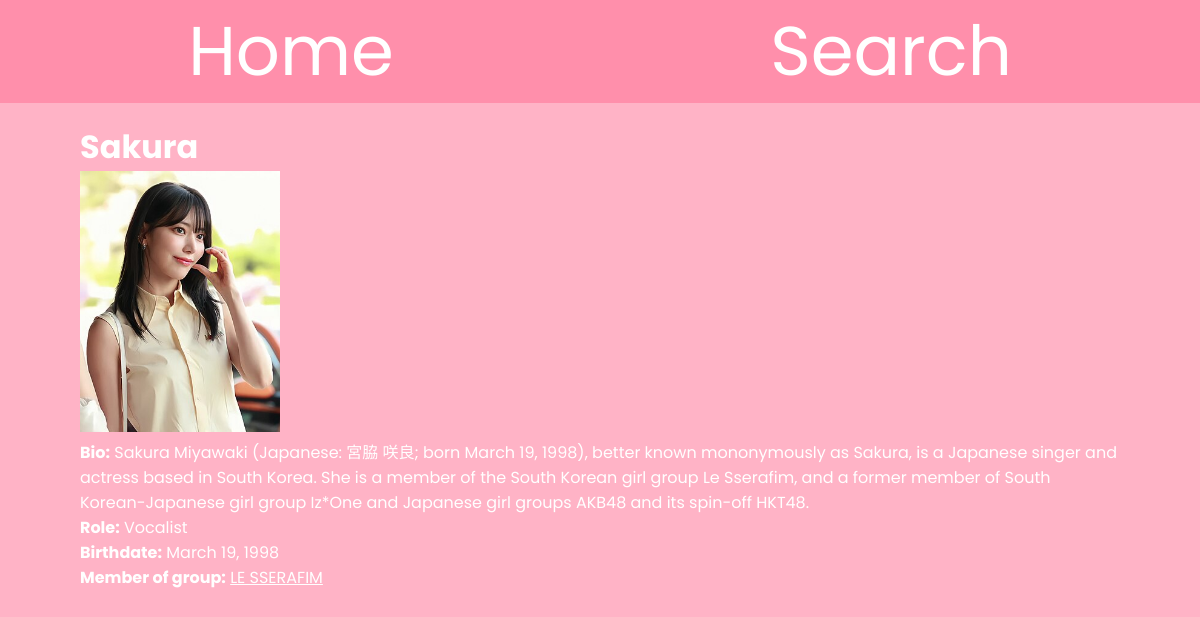
Screenshot of /member/1/ with the database file from the repository.
### main/models.py (models this page shows, shortened)
class GroupMember(models.Model):
    name = models.CharField(max_length=255)
    biography = models.TextField()
    role = models.CharField(max_length=100)
    birth_date = models.DateField()
    photo = models.ImageField(upload_to='members/', blank=True, null=True)
    group = models.ForeignKey(Group, on_delete=models.CASCADE, related_name='members')

class Group(models.Model):
    name = models.CharField(max_length=255)
    description = models.TextField()
    creation_date = models.DateField()
    image = models.ImageField(upload_to='groups/', blank=True, null=True)
    def __str__(self):
        return self.name

### main/views.py (the view)
# urls.py: path('member/<int:pk>/', views.member_detail, name='member_detail'),
def member_detail(request, pk):
    member = get_object_or_404(GroupMember, pk=pk)
    return render(request, 'member_detail.html', {'member': member})

### main/templates/member_detail.html
{% extends '_header.html' %}
{% block content %}
<h1>{{ member.name }}</h1>
<img src="{{ member.photo.url }}" alt="{{ member.name }}" style="max-width: 200px;">
<p><strong>Bio:</strong> {{ member.biography }}</p>
<p><strong>Role:</strong> {{ member.role }}</p>
<p><strong>Birthdate:</strong> {{ member.birth_date }}</p>
<p><strong>Member of group:</strong> <a href="{% url 'group_detail' member.group.id %}">{{member.group}}</a></p>
{% endblock %}

### main/templates/_header.html (style rules this page uses)
* { margin: 0; padding: 0; box-sizing: border-box; font-family: "Poppins", serif; color: white; }
body { background-color: #ffb3c6; }

### rows the page displays
GroupMember: name "Sakura", photo (picture), biography "Sakura Miyawaki (Japanese: 宮脇 咲良; born March 19, 1998), better known mononymously as Sakura, is a Japanese singer and actress based in South Korea. She is a member of the South Korean girl group Le Sserafim, and a former member of South Korean-Japanese girl group Iz*One and Japanese girl groups AKB48 and its spin-off HKT48.", role "Vocalist", birth_date "March 19, 1998", group "LE SSERAFIM"
